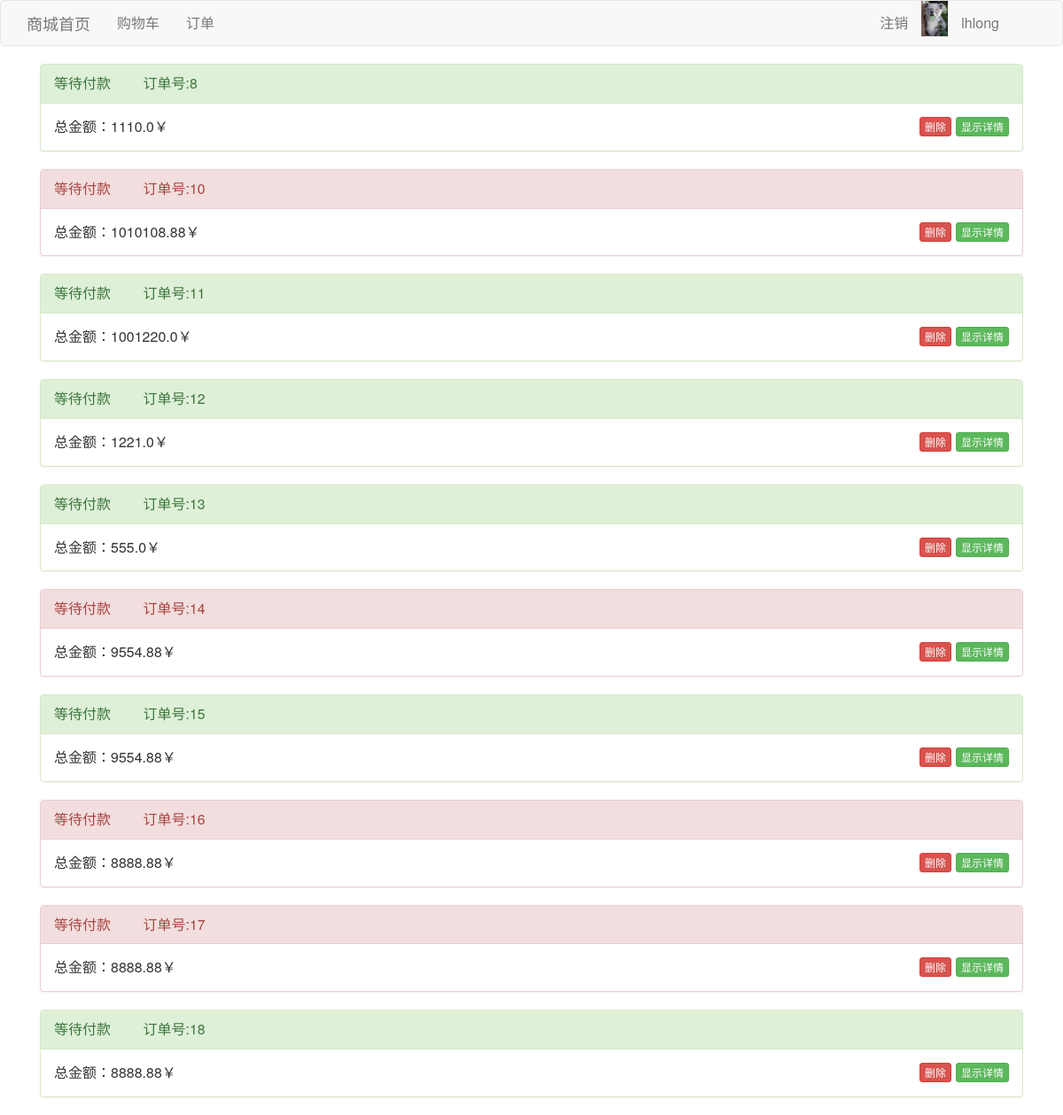
/order/ (signed in), run on an earlier commit of the app's database.
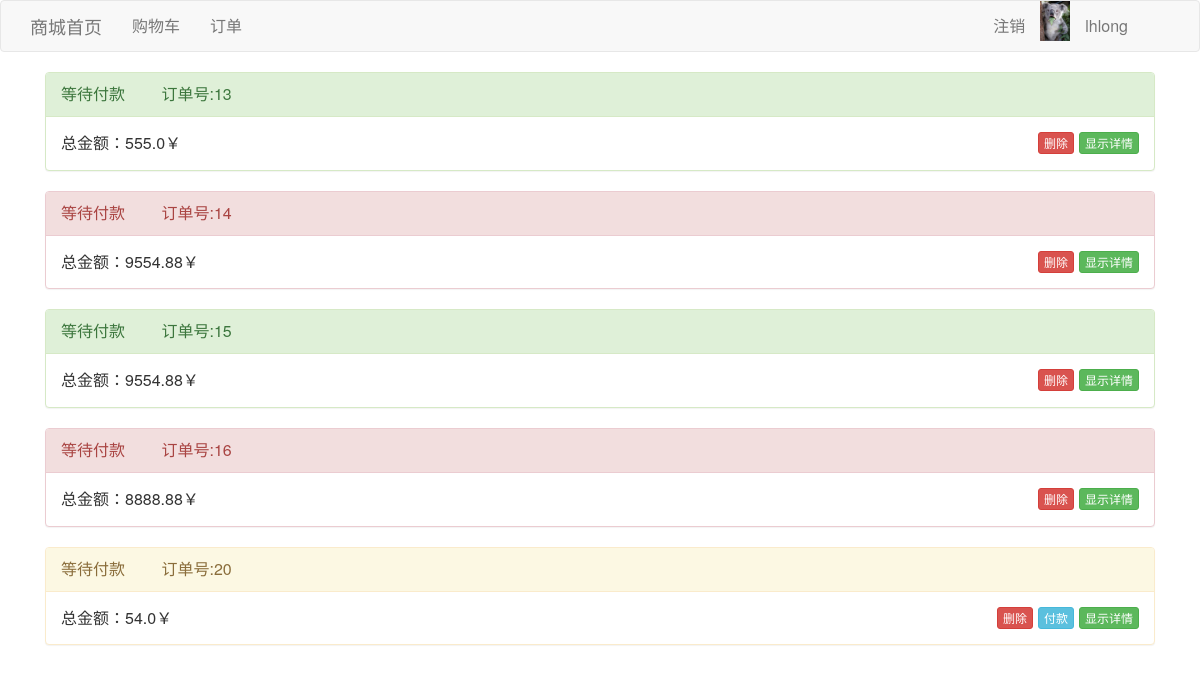
And on a later commit of the database.
### shop/models.py (models this page shows, shortened)
class Order(models.Model):
    user = models.ForeignKey(to=User, related_name='orders')
    telphone = models.CharField(max_length=11)
    create_time = models.DateTimeField(auto_now=True)
    total_price = models.FloatField(default=0)
    address = models.CharField(max_length=128)
    STATUS = (
        ('wait', '待付款'),
        ('overdue', '已过期'),
        ('complete', '已完成'),
        ('refund', '已退款'),
    )
    status = models.CharField(max_length=9, choices=STATUS, default='wait')

### shop/views.py (the view)
# urls.py: url(r'^order/', views.order, name='order'),
@login_required
def order(request):
    orders = Order.objects.filter(user=request.user)
    return render(request, 'shop_order.html', {'orders': orders})

### shop/templates/shop_order.html (shortened to what this page needs)
<!DOCTYPE html>
<html>
<head>
	<link href="https://cdn.bootcss.com/bootstrap/3.3.7/css/bootstrap.min.css" rel="stylesheet">
</head>
<body>
{% include 'base_nav.html' %}
<div class="container">
    <div class="col-md-12">
        {% for order in orders %}
        {% if order.status == 'wait' %}
        <div class="panel panel-warning">
            {% elif order.status == 'overdue' %}
            <div class="panel panel-danger">
                {% elif order.status == 'complete' %}
                <div class="panel panel-success">
                    {% elif order.status == 'refund' %}
                    <div class="panel panel-danger">
                        {% else %}
                        <div class="panel panel-warning">
                            {% endif %}
                            <div class="panel-heading">
                                等待付款
                                <span style="margin-left:2em;">订单号:{{order.id}}  </span>
                            </div>
                            <div class="panel-body">
                                <span>总金额：{{order.total_price}}￥</span>
                                <button id="show-{{order.id}}" onclick="show_hidden({{order.id}})"
                                        class="btn btn-xs btn-success" style="float:right;margin-left:5px;">显示详情
                                </button>
                                {% if order.status == 'wait' %}
                                <a href="/pay/{{order.id}}" class="btn btn-xs btn-info"
                                   style="float:right;margin-left:5px;">付款</a>
                                {% endif %}
                                <a href="/del_order/{{ order.id }}" class="btn btn-xs btn-danger"
                                   style="float:right;margin-left:5px;">删除</a>
                            </div>
                        </div>
                        {% endfor %}
                    </div>
                </div>
</body>
</html>

What changed in the data, as far as the page shows it:
removed Order: id "8", total_price "1110.0"
removed Order: id "10", total_price "1010108.88"
removed Order: id "11", total_price "1001220.0"
removed Order: id "12", total_price "1221.0"
removed Order: id "17", total_price "8888.88"
removed Order: id "18", total_price "8888.88"
added Order: id "20", total_price "54.0"
